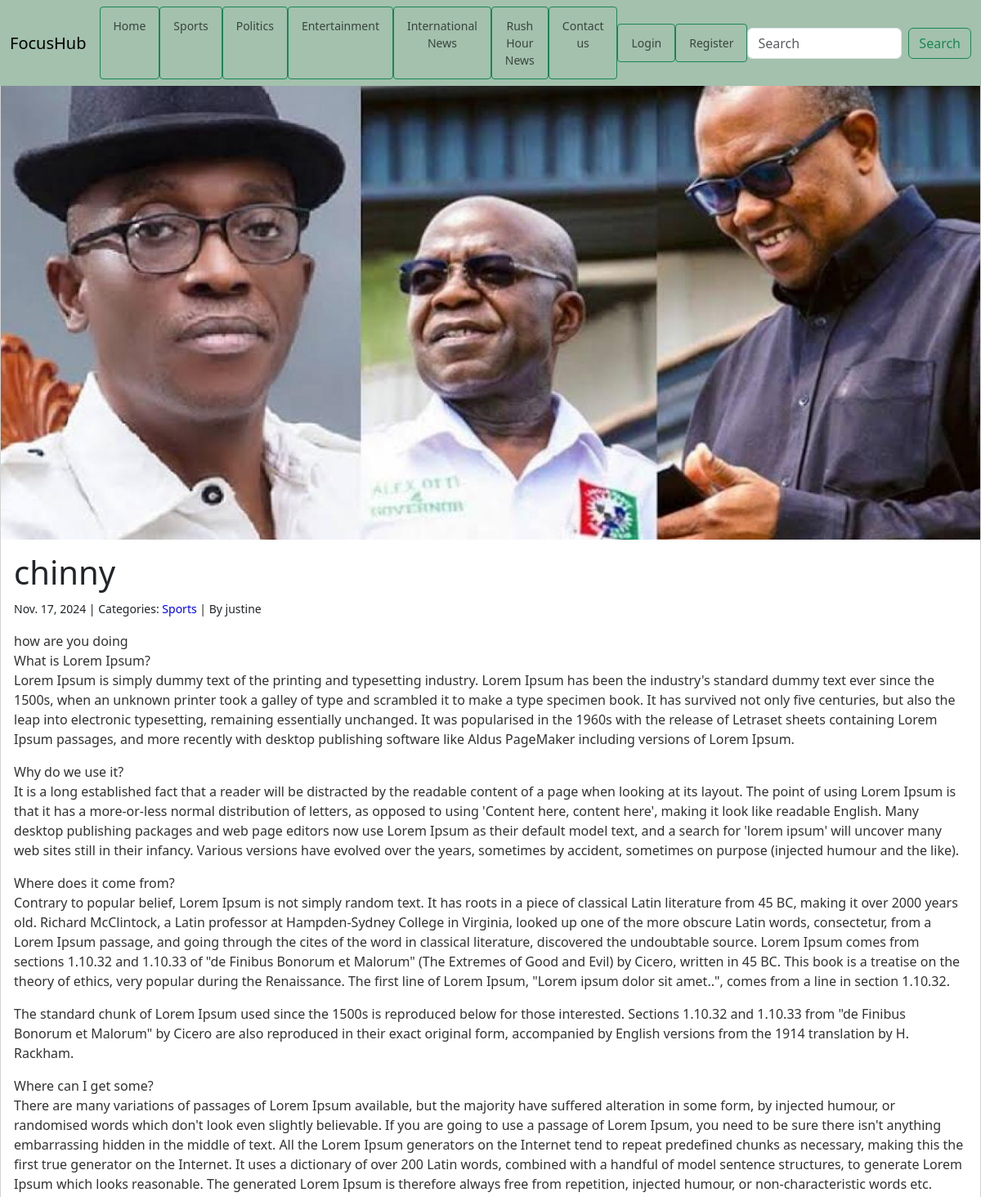
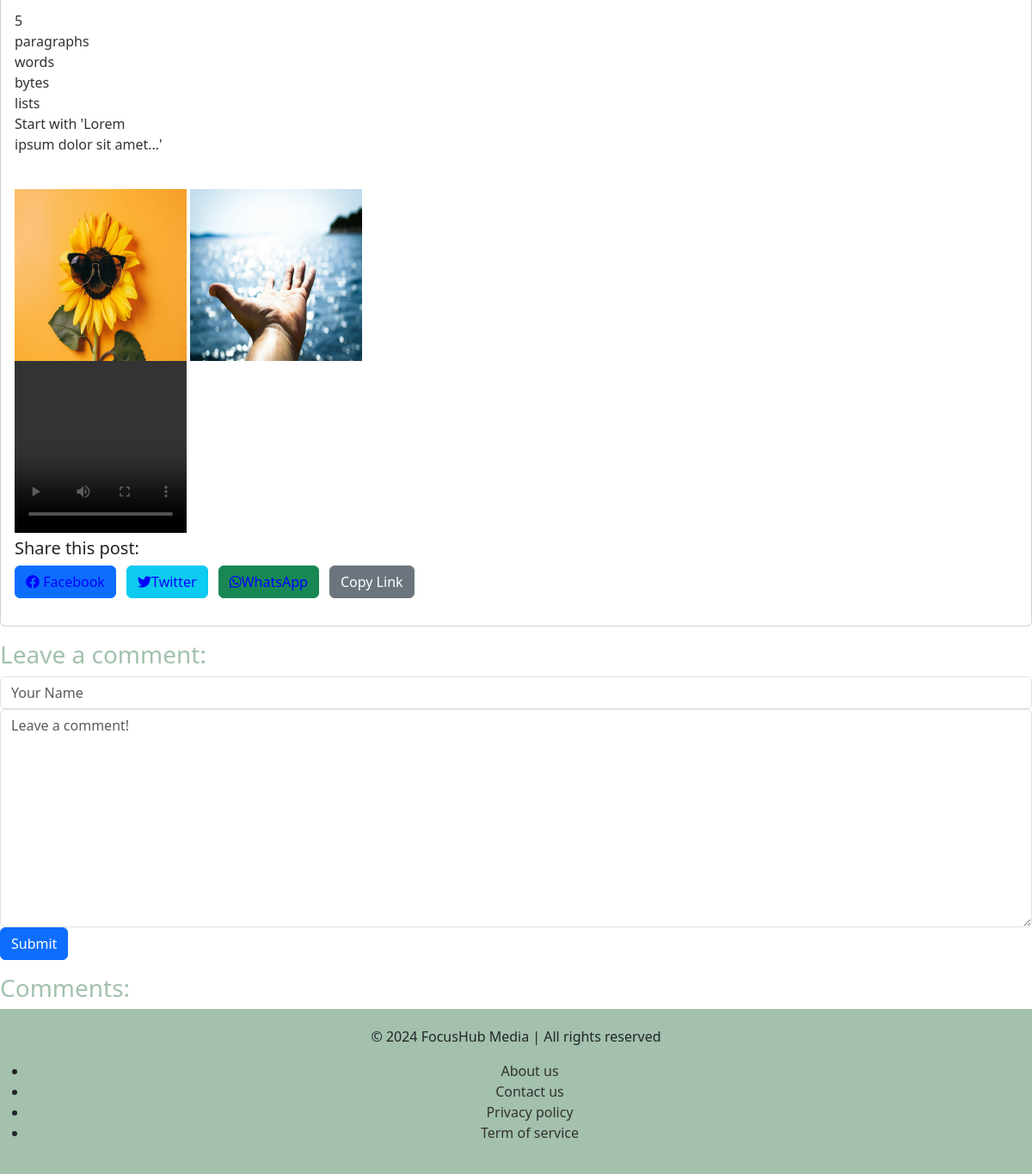
The app's page /post/chinny/ with its own data (2 pictures, top to bottom).
### Maxiapp/models.py (models this page shows, shortened)
class Post(models.Model):
    title = models.CharField(max_length=200)
    slug = models.SlugField(unique=True, blank=True, null=True)
    image = models.ImageField(upload_to='image')
    image2 = models.ImageField(upload_to='image', blank=True, null=True)
    image3 = models.ImageField(upload_to='image', blank=True, null=True)
    videos = models.FileField(upload_to='videos', blank=True, null=True)
    link = models.URLField(blank=True, null=True)
    body = models.TextField()
    date_created = models.DateTimeField(auto_now_add=True)
    last_modified = models.DateTimeField(auto_now=True)
    views = models.PositiveIntegerField(default=0)
    categories = models.ManyToManyField(Category, related_name='posts')
    updated_by = models.CharField(max_length=100)
    def save(self, *args, **kwargs):
        if not self.slug:
            self.slug = slugify(self.title)
        super().save(*args, **kwargs)
    def increment_views(self):
        self.views += 1
        self.save()

class Category(models.Model):
    name = models.CharField(max_length=100, unique=True)
    class Meta:
        verbose_name_plural = "categories"

### Maxiapp/views.py (the view, shortened to what this page needs)
# urls.py: path("post/<slug:slug>/", views.blog_detail, name="details"),
def blog_detail(request, slug):
    post = get_object_or_404(Post, slug=slug)
    post.increment_views()
    form = CommentForm()
    comments = Comment.objects.filter(post=post)
    context = {
        "post": post,
        "comments": comments,
        "form": CommentForm(),
    }
    return render(request, "blog/detail.html", context)

### Maxiapp/forms.py
class CommentForm(forms.Form):
    author = forms.CharField(
        max_length=100,
        widget=forms.TextInput(
            attrs={"class": "form-control", "placeholder": "Your Name"}
        ),
    )
    body = forms.CharField(
        widget=forms.Textarea(
            attrs={"class": "form-control", "placeholder": "Leave a comment!"}
        )
    )

### Maxiapp/templates/blog/detail.html (shortened to what this page needs)
{% extends "base.html" %}
{% load static %}
{% block content %}
<div class="card mb-3">
    {% if post.image %}
<img src="{{ post.image.url }}" class="img-fluid card-img-top" alt="{{ post.title }}">
{% else %}
<p>NO image</p>
{% endif %}
  <div class="card-body a-for-details">
    <h1 class="card-title">{{ post.title }}</h1>
      <small>
    {{ post.date_created.date }} | Categories:
    {% for category in post.categories.all %}
    <a href="{% url 'category' category.name %}">
        {{ category.name }}
    </a> | By {{ post.updated_by }}
    {% endfor %}
</small>
    <p class="card-text">{{ post.body | linebreaks }}</p>
      <br>
       {% if post.image2 %}
        <img src="{{ post.image2.url }}" class="img-fluid detail-img" alt="{{ post.title }}">
         {% endif %}
       {% if post.image3 %}
         <img src="{{ post.image3.url }}" class="img-fluid detail-img" alt="{{ post.title }}">
          {% endif %}
      <br>
      {% if post.videos %}
        <video width="200" height="200" controls>
            <source src="{{post.videos.url }}" type="video/mp4"> your browser does not support the video tag.
        </video>
       {% endif %}
    <div class="share-buttons">
            <h5>Share this post:</h5>
        <ul class="list-inline">
            <li class="list-inline-item">
                <a href="http://www.facebook.com/sharer/sharer.php?u={{request.build_absolute_uri}}" target="_blank" class="btn btn-primary">
                    <i class="fab fa-facebook"></i> Facebook
                </a>
            </li>
            <li class="list-inline-item">
                <a href="http://twitter.com/intent/tweet?url={{ request.build_absolute_uri}}&text={{post.title}}" target="_blank" class="btn btn-info">
                    <i class="fab fa-twitter"></i>Twitter
                </a>
            </li>
            <li class="list-inline-item">
                <a href="http://api.whatsapp.com/send?text={{ post.title }}-{{request.build_absolute_uri }}" target="_blank" class="btn btn-success">
                    <i class="fab fa-whatsapp"></i>WhatsApp
                </a>
            </li>
            <button onclick="copyToClipboard()" class="btn btn-secondary">Copy Link</button>
        </ul>
    </div>
  </div>
</div>
 <h3>Leave a comment:</h3>
    <form method="post" class="mb-3">
        <div>
            {{ form.author }}
        </div>
        <div>
            {{ form.body}}
        </div>
        <button type="submit" class="btn btn-primary">Submit</button>
    </form>
    <h3>Comments:</h3>
{% endblock content %}

### templates/base.html (shortened to what this page needs)
{% load static %}
<!doctype html>
<html lang="en">
<head>
    <link href="https://cdn.jsdelivr.net/npm/bootstrap@5.3.3/dist/css/bootstrap.min.css" rel="stylesheet">
    <link rel="stylesheet" href="{% static 'styles/styles.css' %}">
    <link rel="stylesheet" href="https://cdnjs.cloudflare.com/ajax/libs/font-awesome/6.0.0-beta3/css/all.min.css">
    <link rel="stylesheet" href="https://cdnjs.cloudflare.com/ajax/libs/slick-carousel/1.8.1/slick.min.css" />
    <link rel="stylesheet" href="https://cdnjs.cloudflare.com/ajax/libs/slick-carousel/1.8.1/slick-theme.min.css" />
</head>
<body class="body">
<header class="header">
    <nav class="navbar navbar-expand-lg navbar-light fixed-top d-flex">
        <div class="container-fluid">
            <a href="{% url 'Home' %}" class="navbar-brand">FocusHub</a>
            <div class="collapse navbar-collapse" id="navbarNav">
                <ul class="navbar-nav">
                    <li class="nav-item btn btn-outline-success btn-sm"><a href="{% url 'Home' %}" class="nav-link">Home</a></li>
                    <li class="nav-item btn btn-outline-success btn-sm"><a href="{% url 'sports' %}" class="nav-link">Sports</a></li>
                    <li class="nav-item btn btn-outline-success btn-sm"><a href="{% url 'politics' %}" class="nav-link">Politics</a></li>
                    <li class="nav-item btn btn-outline-success btn-sm"><a href="{% url 'entertainment news' %}" class="nav-link">Entertainment</a></li>
                    <li class="nav-item btn btn-outline-success btn-sm"><a href="{% url 'international news' %}" class="nav-link">International News</a></li>
                    <li class="nav-item btn btn-outline-success btn-sm"><a href="{% url 'rush hour' %}" class="nav-link">Rush Hour News</a></li>
                    <li class="nav-item btn btn-outline-success btn-sm"><a href="{% url 'Contact us' %}" class="nav-link">Contact us</a></li>
                </ul>
                <ul class="navbar-nav ms-auto">
                    {% if user.is_authenticated %}
                        <li class="nav-item btn btn-outline-success btn-sm"><a href="{% url 'profile' %}" class="nav-link">Profile</a></li>
                        <li class="nav-item btn btn-outline-success btn-sm"><a href="{% url 'account_logout' %}" class="nav-link">Logout</a></li>
                    {% else %}
                        <li class="nav-item btn btn-outline-success btn-sm"><a href="{% url 'account_login' %}" class="nav-link">Login</a></li>
                        <li class="nav-item btn btn-outline-success btn-sm"><a href="{% url 'account_signup' %}" class="nav-link">Register</a></li>
                    {% endif %}
                </ul>
            </div>
            <form class="d-flex" role="search" action="{% url 'search' %}" method="GET">
                <input class="form-control me-2" type="search" placeholder="Search" aria-label="Search" name="query">
                <button class="btn btn-outline-success" type="submit">Search</button>
            </form>
        </div>
    </nav>
</header>
<main style="padding-top: 60px;">
    {% block content %}
    {% endblock content %}
</main>
<footer class="footer">
    <div class="footer-container">
        <p>&copy; 2024 FocusHub Media | All rights reserved</p>
        <ul class="footer-link">
            <li><a href="{% url 'About us' %}">About us</a></li>
            <li><a href="{% url 'Contact us' %}">Contact us</a></li>
            <li><a href="{% url 'privacy' %}">Privacy policy</a></li>
            <li><a href="{% url 'terms of service' %}">Term of service</a></li>
        </ul>
    </div>
</footer>
</body>
</html>

### static/styles/styles.css (style rules this page uses)
.footer { background-color: #a3c1ad; text-align: center; padding: 20px 0; }
.footer-link a { text-decoration: none; color: #323232; }
.navbar { background-color: #a3c1ad; }
h3, h1 { color: #a3c1ad; }
.card-body a { text-decoration: none; color: #0000ff; }
.card-body p { color: #323232; }
.card-img-top { width: auto; height: auto; }
.a-for-details a { text-decoration: none; color: #0000ff; }
.detail-img { width: 200px; height: 200px; }

### records on screen
Post: image (picture), title "chinny", date_created "Nov. 17, 2024", updated_by "justine", body "how are you doing What is Lorem Ipsum? Lorem Ipsum is simply dummy text of the printing and typesetting industry. Lorem Ipsum has been the industry's standard dummy text ever since the 1500s, when an unknown printer took a galley of type and scrambled it to make a type specimen book. It has survived not only five centuries, but also the leap into electronic typesetting, remaining essentially unchanged. It was popularised in the 1960s with the release of Letraset sheets containing Lorem Ipsum passages, and more recently with desktop publishing software like Aldus PageMaker including versions of Lorem Ipsum. Why do we use it? It is a long established fact that a reader will be distracted by…", image2 (picture), image3 (picture)
Category: name "Sports"
